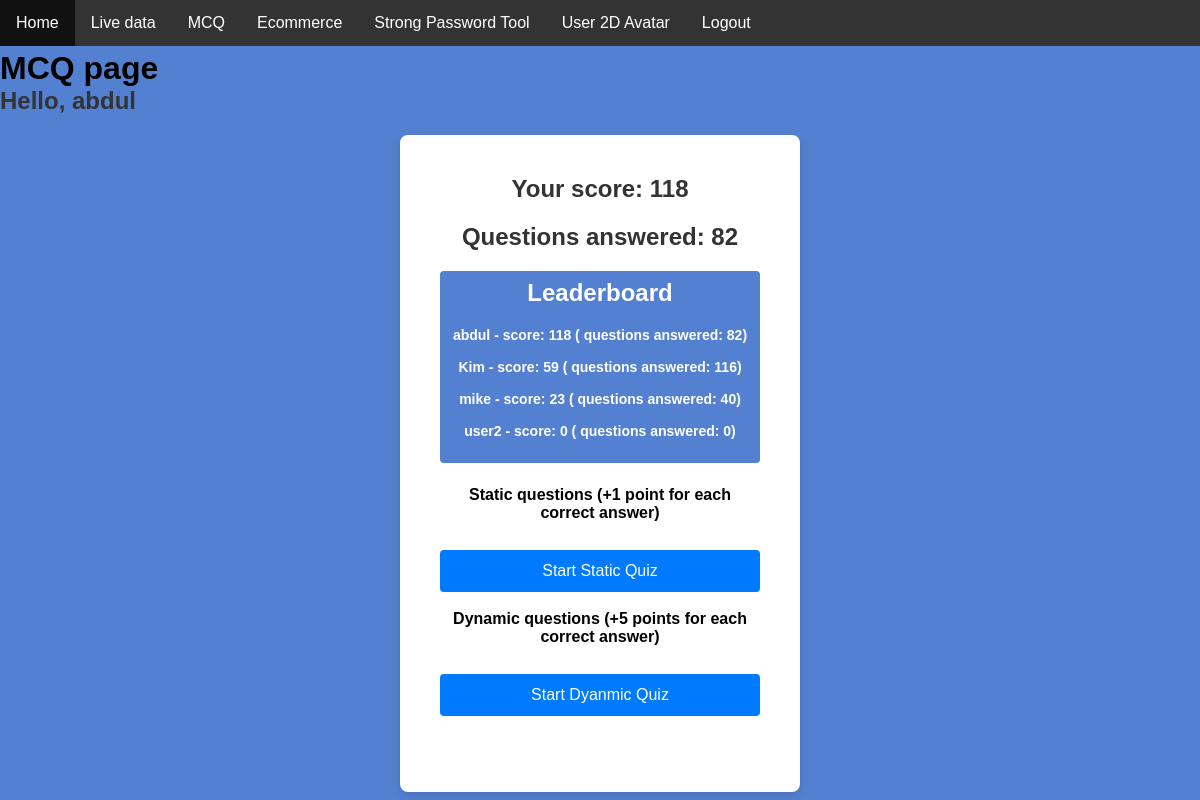
The page /mcq/ (signed in) on the database as committed earlier.
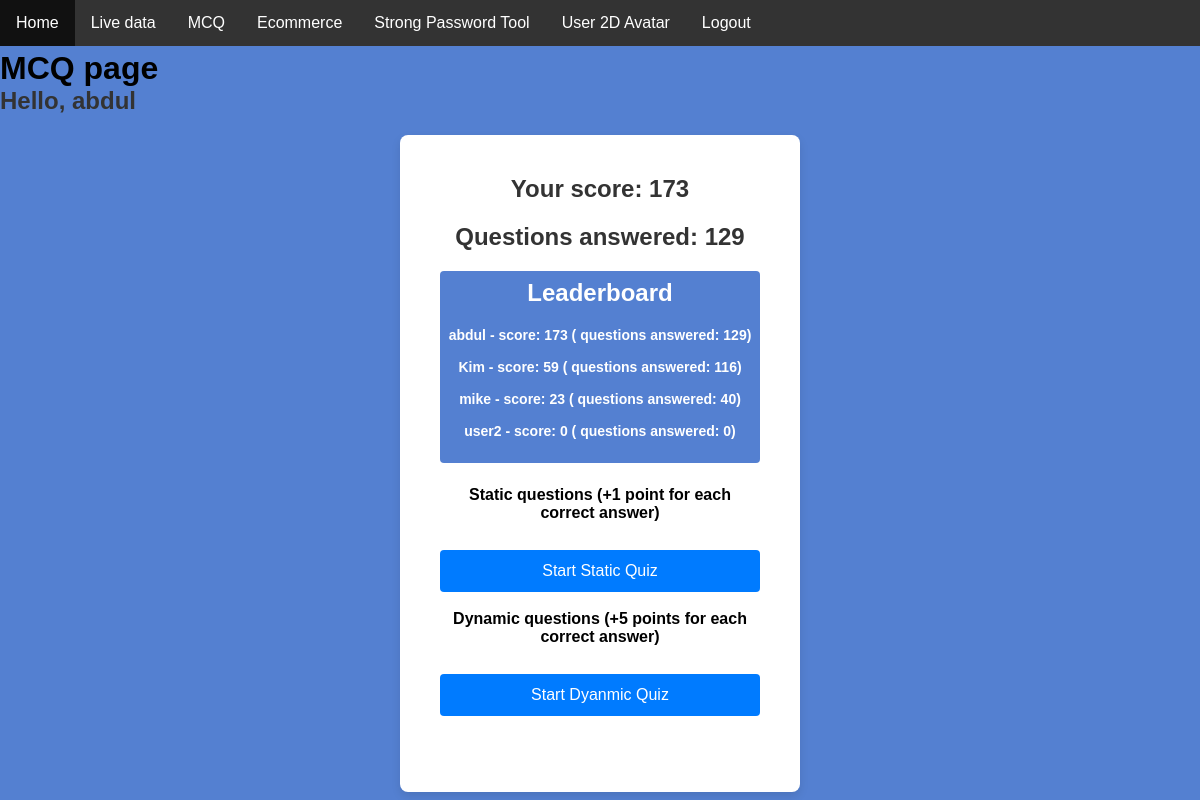
The same page on the database as committed later.
### MCQapp/models.py (models this page shows, shortened)
class MCQstats(models.Model):
    score = models.IntegerField(validators=[MinValueValidator(0)])
    questions_answered = models.IntegerField()
    user = models.OneToOneField(User, on_delete=models.CASCADE) # each user has only one row

### MCQapp/views.py (the view)
# urls.py: path("", views.mcqHome, name="mcqHome"),
@login_required(login_url='login_user')
def mcqHome(request):
    user = request.user
    top_stats = MCQstats.objects.order_by('-score')[:10]
    user_score = MCQstats.objects.get(user=user).score
    user_questions_answered = MCQstats.objects.get(user=user).questions_answered
    return render(request, "mcqPage.html", {"user_score" : user_score,
                                            "top_stats" : top_stats,
                                            "user_questions_answered" : user_questions_answered,
                                            "user_name" : user.username})

### MCQapp/templates/mcqPage.html (shortened to what this page needs)
{% extends "base.html" %}
{% load static %}
{% block page %}
<link rel="stylesheet" href="{% static 'css/MCQ/MCQhome.css' %}">
<h1>MCQ page</h1>
<h2>Hello, {{ user_name }}</h2>
<div class="center-form">
    <div class="mcq-home-container">
        <div class="score-container">
            <h2>Your score: {{ user_score }}</h2>
            <h2>Questions answered: {{ user_questions_answered }}</h2>
        </div>
        <div class="leaderboard">
            <h2 style="color: white; font-weight: bold;">Leaderboard</h2>
            {% for stat in top_stats %}
                <p id="user_stats_text"> {{ stat.user.username }} - score: {{ stat.score }} ( questions answered: {{ stat.questions_answered }})</p> <br>
            {% endfor %}
        </div> <br>
        <div class="staticQuestions">
            <label>Static questions (+1 point for each correct answer)</label> <br>
            <button onclick="startStaticQuiz()">Start Static Quiz</button>
        </div> <br>
        <div class="dynamicQuestions">
            <label>Dynamic questions (+5 points for each correct answer)</label> <br>
            <button onclick="startDynamicQuiz()"> Start Dyanmic Quiz</button>
        </div>
    </div>
</div>
{% endblock %}

Rows that differ between the two databases and show on the page:
changed MCQstats "abdul": score "118" → "173"; questions_answered "82" → "129"
Other text that changed with them:
{{ user_score }}: "118" → "173"
{{ user_questions_answered }}: "82" → "129"
